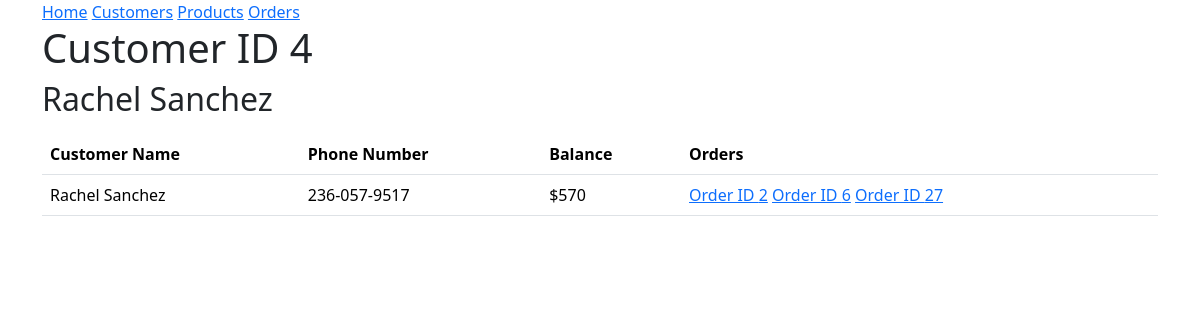
Screenshot of /customer/4 with the database file from the repository.
### models.py (models this page shows, shortened)
class Customer(db.Model):
 id = mapped_column(Integer, primary_key=True)
 name = mapped_column(String(200), nullable=False, unique=True)
 phone = mapped_column(String(20), nullable=False)
 balance = mapped_column(Numeric, nullable=False, default=0.0)
 orders = relationship("Order")

class Order(db.Model):
    id = mapped_column(Integer, primary_key=True)
    customer_id = mapped_column(Integer, ForeignKey(Customer.id), nullable=False)
    total = mapped_column(Float(200), nullable=True, default=0.0)
    created = mapped_column(DateTime,nullable=False,default=func.now())
    processed = mapped_column(DateTime, nullable=True)
    customer = relationship("Customer", back_populates="orders")
    products = relationship("ProductOrder", back_populates="order", cascade="all, delete-orphan")

### routes/endpoint.py (the view)
@endpoint.route('/customer/<int:id>', methods=['GET'])
def get_customer(id):
    customer = db.session.execute(db.select(Customer).where(Customer.id == id)).scalars().first()
    if not customer:
        return redirect(url_for('html.get_customers'))
    customers = []
    u = {
        "id": customer.id,
        "name": customer.name,
        "phone": customer.phone,
        'balance': int(customer.balance),
        'orders': customer.orders
    }
    customers.append(u)
    return render_template("detailed.html",id = id, customer = customer.name, customers = customers)

### templates/detailed.html (shortened to what this page needs)
{% extends "base.html" %}
{% block content %}
<h1>Customer ID {{ id }}</h1>
<h2>{{ customer }}</h2>
<table class="table">
    <thead class="thead-dark">
    <th>Customer Name</th>
    <th>Phone Number</th>
    <th>Balance</th>
    <th>Orders</th>
{% for customer in customers %}
<p>
    <tr>
    <td>{{ customer.name }}</td>
    <td>{{ customer.phone }}</td>
    <td>${{ customer.balance }}</td>
    <td>
        {% for order in customer.orders %}
        <a href="{{ url_for('pages.get_order', id=order.id) }}">Order ID {{ order.id }}</a>
        {% endfor %}
    </td>
    </tr>
</p>
{% endfor %}
</table>
{% endblock %}

### rows the page displays
Customer: name "Rachel Sanchez", phone "236-057-9517", balance "570"
Order: id "2"
Order: id "6"
Order: id "27"

### other values shown
{{ id }} "4"
